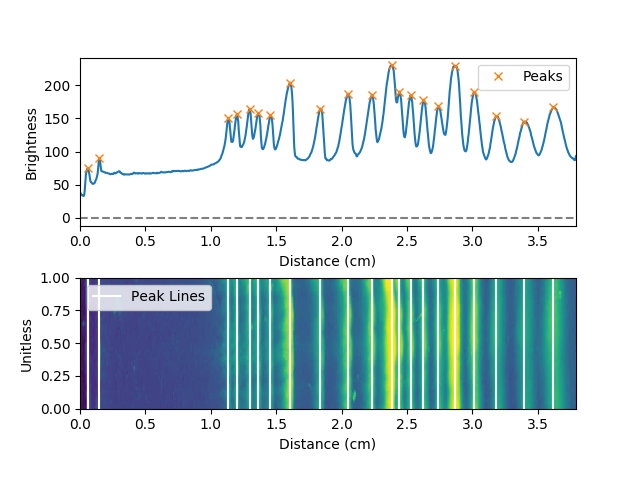
#> input picture Gel1Peaks.png, 640 x 480 px, given in place of gel1.png, which was not available
$ python imageAnalysisImproved.py
#> lines starting #> are read from the running program, lines starting #| are printed output that depends on the picture; pictures that were not available may be replaced by others from this repository, and a replacement may not be noted
import cv2
import numpy as np
import matplotlib.pyplot as plt
from scipy.signal import find_peaks
import numpy as np
import cv2


cropSettings = [[.35, .40, .17, .88],
				[.32, .38, .23, .84],
				[.39, .48, .05, .93],
				[.49, .56, .25, .86],
				[.45, .52, .24, .92]]


scaling = [283, 240, 364, 256, 267] # Pixels per cm

velocityScaling = [1, 1.05, 1.1, 1.15, 1]
bP = [10, 8, 6, 5, 4, 3, 2, 1.5, 1.2, 1, 0.8, 0.7, 0.6, 0.5, 0.4, 0.3, 0.2, 0.1]


gelTime = 2183 # Time gel is run in seconds

def preprocessImages(cropSettings):
	processedImgs = []

	for imgNum, cropSetting in enumerate(cropSettings, 1):
		img = cv2.imread("gel{}.png".format(imgNum),0)
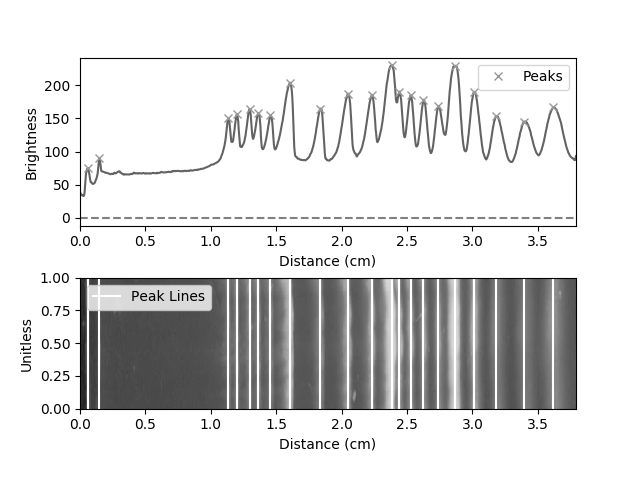
#> img: shape (480, 640); min 0, max 255, mean 219.9

		size = img.shape
#> size = (480, 640)
		width = size[1]
#> width = 640
		height = size[0]
#> height = 480

		cropMinX = cropSetting[0]
		cropMaxX = cropSetting[1]
		cropMinY = cropSetting[2]
		cropMaxY = cropSetting[3]
		croppedImage = img[int(cropMinY*height):int(cropMaxY*height), int(cropMinX*width):int(cropMaxX*width)]
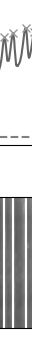
#> croppedImage: shape (341, 32); min 0, max 255, mean 200.6
		transposedImage = np.transpose(croppedImage)
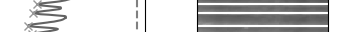
#> transposedImage: shape (32, 341); min 0, max 255, mean 200.6
		processedImgs.append(transposedImage)
#> pass 2 of the loop in preprocessImages, `for imgNum, cropSetting in enumerate(cropSettings, 1):`:
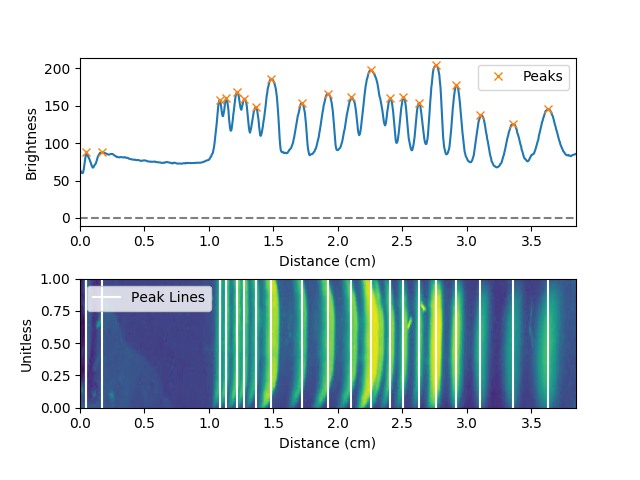
#> input picture Gel2Peaks.png, 640 x 480 px, given in place of gel2.png, which was not available
#> in preprocessImages, `img = cv2.imread("gel{}.png".format(imgNum),0)`:
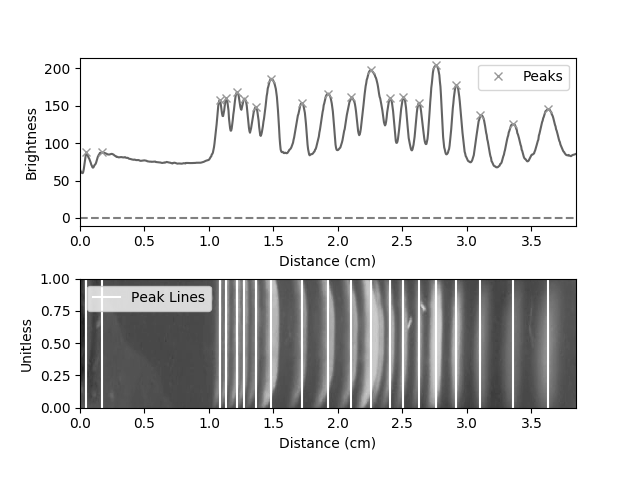
#> img: shape (480, 640); min 0, max 255, mean 219.8
#> croppedImage: shape (293, 39)
#> in preprocessImages, `transposedImage = np.transpose(croppedImage)`:
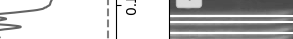
#> transposedImage: shape (39, 293); min 0, max 255, mean 198.7


	return processedImgs

# [8 lines left out: function getPeaks, not called in this run]

def plotPeakLines(peaks, color=(1,1,1,1)):
	for peak in peaks:
		plt.axvline(peak, color=color, label="Peak Lines")

# [63 lines left out: functions velocityScalePeaks, lineUpGelsFirstLast, compareDiffs, not called in this run]


def main():
	processedImgs = preprocessImages(cropSettings)
	allPeaks = getPeaks(processedImgs)
	# allPeaks = velocityScalePeaks(allPeaks, velocityScaling)
	# allPeaks = lineUpGelsFirstLast(allPeaks)
	compareDiffs(allPeaks)

	for idx, peaks in enumerate(allPeaks, 1):
		ax = plt.subplot(5, 1, idx)
		plotPeakLines(peaks, color=(0,0,1,1))
		ax.set_xlim(0, 4.5)

	plt.show()

if __name__ == '__main__':
#> (the run stopped early here; a loop or call above may not have finished)
